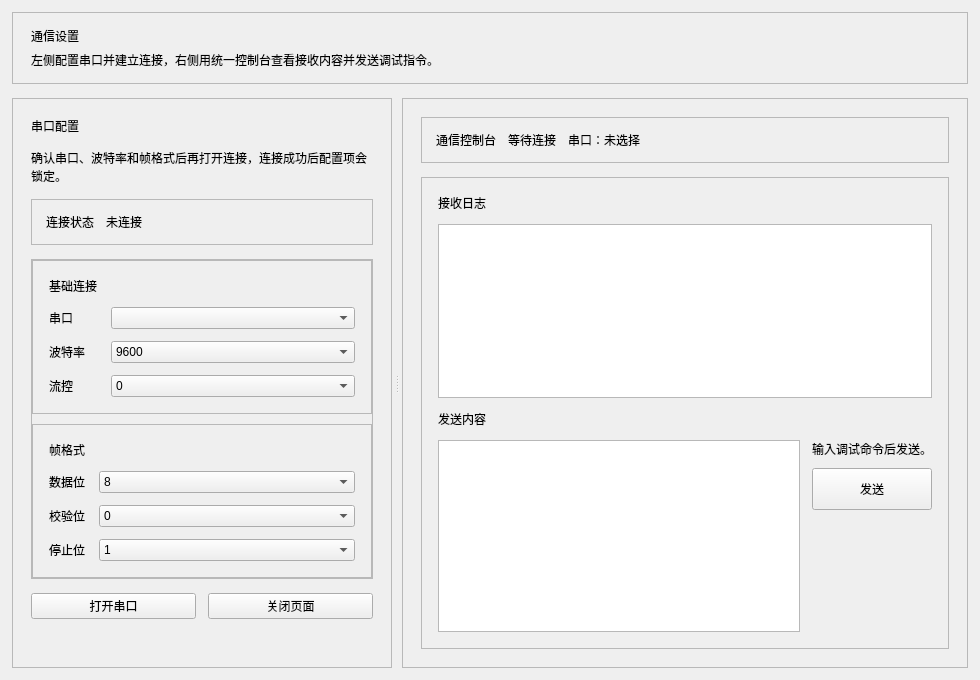
<?xml version="1.0" encoding="UTF-8"?>
<ui version="4.0">
 <class>Device_connection</class>
 <widget class="QWidget" name="Device_connection">
  <property name="geometry">
   <rect>
    <x>0</x>
    <y>0</y>
    <width>980</width>
    <height>680</height>
   </rect>
  </property>
  <property name="windowTitle">
   <string>通信设置</string>
  </property>
  <layout class="QVBoxLayout" name="verticalLayoutRoot">
   <property name="spacing">
    <number>14</number>
   </property>
   <property name="leftMargin">
    <number>12</number>
   </property>
   <property name="topMargin">
    <number>12</number>
   </property>
   <property name="rightMargin">
    <number>12</number>
   </property>
   <property name="bottomMargin">
    <number>12</number>
   </property>
   <item>
    <widget class="QFrame" name="summaryCard">
     <property name="frameShape">
      <enum>QFrame::StyledPanel</enum>
     </property>
     <layout class="QVBoxLayout" name="verticalLayoutSummary">
      <property name="spacing">
       <number>6</number>
      </property>
      <property name="leftMargin">
       <number>18</number>
      </property>
      <property name="topMargin">
       <number>14</number>
      </property>
      <property name="rightMargin">
       <number>18</number>
      </property>
      <property name="bottomMargin">
       <number>14</number>
      </property>
      <item>
       <widget class="QLabel" name="pageTitle">
        <property name="text">
         <string>通信设置</string>
        </property>
       </widget>
      </item>
      <item>
       <widget class="QLabel" name="pageSubtitle">
        <property name="text">
         <string>左侧配置串口并建立连接，右侧用统一控制台查看接收内容并发送调试指令。</string>
        </property>
        <property name="wordWrap">
         <bool>true</bool>
        </property>
       </widget>
      </item>
     </layout>
    </widget>
   </item>
   <item>
    <widget class="QSplitter" name="mainSplitter">
     <property name="orientation">
      <enum>Qt::Horizontal</enum>
     </property>
     <property name="childrenCollapsible">
      <bool>false</bool>
     </property>
     <property name="handleWidth">
      <number>10</number>
     </property>
     <widget class="QFrame" name="configCard">
      <property name="minimumSize">
       <size>
        <width>320</width>
        <height>0</height>
       </size>
      </property>
      <property name="maximumSize">
       <size>
        <width>380</width>
        <height>16777215</height>
       </size>
      </property>
      <property name="frameShape">
       <enum>QFrame::StyledPanel</enum>
      </property>
      <layout class="QVBoxLayout" name="verticalLayoutConfig">
       <property name="spacing">
        <number>14</number>
       </property>
       <property name="leftMargin">
        <number>18</number>
       </property>
       <property name="topMargin">
        <number>18</number>
       </property>
       <property name="rightMargin">
        <number>18</number>
       </property>
       <property name="bottomMargin">
        <number>18</number>
       </property>
       <item>
        <widget class="QLabel" name="configTitleLabel">
         <property name="text">
          <string>串口配置</string>
         </property>
        </widget>
       </item>
       <item>
        <widget class="QLabel" name="configHintLabel">
         <property name="text">
          <string>确认串口、波特率和帧格式后再打开连接，连接成功后配置项会锁定。</string>
         </property>
         <property name="wordWrap">
          <bool>true</bool>
         </property>
        </widget>
       </item>
       <item>
        <widget class="QFrame" name="serialStatusCard">
         <property name="frameShape">
          <enum>QFrame::StyledPanel</enum>
         </property>
         <layout class="QHBoxLayout" name="horizontalLayoutSerialStatus">
          <property name="spacing">
           <number>12</number>
          </property>
          <property name="leftMargin">
           <number>14</number>
          </property>
          <property name="topMargin">
           <number>12</number>
          </property>
          <property name="rightMargin">
           <number>14</number>
          </property>
          <property name="bottomMargin">
           <number>12</number>
          </property>
          <item>
           <widget class="QLabel" name="serialStatusTitleLabel">
            <property name="text">
             <string>连接状态</string>
            </property>
           </widget>
          </item>
          <item>
           <widget class="QLabel" name="serialStatusValueLabel">
            <property name="text">
             <string>未连接</string>
            </property>
            <property name="alignment">
             <set>Qt::AlignCenter</set>
            </property>
           </widget>
          </item>
          <item>
           <spacer name="horizontalSpacerStatus">
            <property name="orientation">
             <enum>Qt::Horizontal</enum>
            </property>
            <property name="sizeHint" stdset="0">
             <size>
              <width>40</width>
              <height>20</height>
             </size>
            </property>
           </spacer>
          </item>
         </layout>
        </widget>
       </item>
       <item>
        <widget class="QFrame" name="serialBaseCard">
         <property name="frameShape">
          <enum>QFrame::StyledPanel</enum>
         </property>
         <layout class="QVBoxLayout" name="verticalLayoutSerialBaseCard">
          <property name="spacing">
           <number>10</number>
          </property>
          <property name="leftMargin">
           <number>0</number>
          </property>
          <property name="topMargin">
           <number>0</number>
          </property>
          <property name="rightMargin">
           <number>0</number>
          </property>
          <property name="bottomMargin">
           <number>0</number>
          </property>
          <item>
           <widget class="QFrame" name="serialGroupCard">
            <property name="frameShape">
             <enum>QFrame::StyledPanel</enum>
            </property>
            <layout class="QFormLayout" name="formLayoutSerialBasicGroup">
             <property name="fieldGrowthPolicy">
              <enum>QFormLayout::AllNonFixedFieldsGrow</enum>
             </property>
             <property name="horizontalSpacing">
              <number>14</number>
             </property>
             <property name="verticalSpacing">
              <number>12</number>
             </property>
             <property name="leftMargin">
              <number>16</number>
             </property>
             <property name="topMargin">
              <number>16</number>
             </property>
             <property name="rightMargin">
              <number>16</number>
             </property>
             <property name="bottomMargin">
              <number>16</number>
             </property>
             <item row="0" column="0">
              <widget class="QLabel" name="serialGroupTitleLabel">
               <property name="text">
                <string>基础连接</string>
               </property>
              </widget>
             </item>
             <item row="1" column="0"><widget class="QLabel" name="label"><property name="text"><string>串口</string></property></widget></item>
             <item row="1" column="1"><widget class="QComboBox" name="PortBox"/></item>
             <item row="2" column="0"><widget class="QLabel" name="label_2"><property name="text"><string>波特率</string></property></widget></item>
             <item row="2" column="1"><widget class="QComboBox" name="BaudBox"><item><property name="text"><string>9600</string></property></item><item><property name="text"><string>19200</string></property></item><item><property name="text"><string>38400</string></property></item><item><property name="text"><string>57600</string></property></item><item><property name="text"><string>115200</string></property></item></widget></item>
             <item row="3" column="0"><widget class="QLabel" name="label_7"><property name="text"><string>流控</string></property></widget></item>
             <item row="3" column="1"><widget class="QComboBox" name="ControlBox"><item><property name="text"><string>0</string></property></item></widget></item>
            </layout>
           </widget>
          </item>
          <item>
           <widget class="QFrame" name="serialGroupCard_2">
            <property name="frameShape">
             <enum>QFrame::StyledPanel</enum>
            </property>
            <layout class="QFormLayout" name="formLayoutSerialFrameGroup">
             <property name="fieldGrowthPolicy">
              <enum>QFormLayout::AllNonFixedFieldsGrow</enum>
             </property>
             <property name="horizontalSpacing">
              <number>14</number>
             </property>
             <property name="verticalSpacing">
              <number>12</number>
             </property>
             <property name="leftMargin">
              <number>16</number>
             </property>
             <property name="topMargin">
              <number>16</number>
             </property>
             <property name="rightMargin">
              <number>16</number>
             </property>
             <property name="bottomMargin">
              <number>16</number>
             </property>
             <item row="0" column="0">
              <widget class="QLabel" name="serialGroupTitleLabel_2">
               <property name="text">
                <string>帧格式</string>
               </property>
              </widget>
             </item>
             <item row="1" column="0"><widget class="QLabel" name="label_3"><property name="text"><string>数据位</string></property></widget></item>
             <item row="1" column="1"><widget class="QComboBox" name="BitBox"><item><property name="text"><string>8</string></property></item></widget></item>
             <item row="2" column="0"><widget class="QLabel" name="label_4"><property name="text"><string>校验位</string></property></widget></item>
             <item row="2" column="1"><widget class="QComboBox" name="ParityBox"><item><property name="text"><string>0</string></property></item></widget></item>
             <item row="3" column="0"><widget class="QLabel" name="label_6"><property name="text"><string>停止位</string></property></widget></item>
             <item row="3" column="1"><widget class="QComboBox" name="StopBox"><item><property name="text"><string>1</string></property></item></widget></item>
            </layout>
           </widget>
          </item>
         </layout>
        </widget>
       </item>
       <item>
        <layout class="QHBoxLayout" name="horizontalLayoutConfigActions">
         <property name="spacing">
          <number>12</number>
         </property>
         <item>
          <widget class="QPushButton" name="OpenSerialButton">
           <property name="text">
            <string>打开串口</string>
           </property>
          </widget>
         </item>
         <item>
          <widget class="QPushButton" name="BackButton">
           <property name="text">
            <string>关闭页面</string>
           </property>
          </widget>
         </item>
        </layout>
       </item>
       <item>
        <spacer name="verticalSpacerConfig">
         <property name="orientation">
          <enum>Qt::Vertical</enum>
         </property>
         <property name="sizeHint" stdset="0">
          <size>
           <width>20</width>
           <height>40</height>
          </size>
         </property>
        </spacer>
       </item>
      </layout>
     </widget>
     <widget class="QFrame" name="monitorCard">
      <property name="frameShape">
       <enum>QFrame::StyledPanel</enum>
      </property>
      <layout class="QVBoxLayout" name="verticalLayoutMonitor">
       <property name="spacing">
        <number>14</number>
       </property>
       <property name="leftMargin">
        <number>18</number>
       </property>
       <property name="topMargin">
        <number>18</number>
       </property>
       <property name="rightMargin">
        <number>18</number>
       </property>
       <property name="bottomMargin">
        <number>18</number>
       </property>
       <item>
        <widget class="QFrame" name="monitorHeaderCard">
         <property name="frameShape">
          <enum>QFrame::StyledPanel</enum>
         </property>
         <layout class="QHBoxLayout" name="horizontalLayoutMonitorHeader">
          <property name="spacing">
           <number>12</number>
          </property>
          <property name="leftMargin">
           <number>14</number>
          </property>
          <property name="topMargin">
           <number>12</number>
          </property>
          <property name="rightMargin">
           <number>14</number>
          </property>
          <property name="bottomMargin">
           <number>12</number>
          </property>
          <item>
           <widget class="QLabel" name="monitorTitleLabel">
            <property name="text">
             <string>通信控制台</string>
            </property>
           </widget>
          </item>
          <item>
           <widget class="QLabel" name="monitorStatusValueLabel">
            <property name="text">
             <string>等待连接</string>
            </property>
            <property name="alignment">
             <set>Qt::AlignCenter</set>
            </property>
           </widget>
          </item>
          <item>
           <widget class="QLabel" name="monitorPortLabel">
            <property name="text">
             <string>串口：未选择</string>
            </property>
           </widget>
          </item>
          <item>
           <spacer name="horizontalSpacerMonitorHeader">
            <property name="orientation">
             <enum>Qt::Horizontal</enum>
            </property>
            <property name="sizeHint" stdset="0">
             <size>
              <width>40</width>
              <height>20</height>
             </size>
            </property>
           </spacer>
          </item>
         </layout>
        </widget>
       </item>
       <item>
        <widget class="QFrame" name="consoleCard">
         <property name="frameShape">
          <enum>QFrame::StyledPanel</enum>
         </property>
         <layout class="QVBoxLayout" name="verticalLayoutConsoleCard">
          <property name="spacing">
           <number>12</number>
          </property>
          <property name="leftMargin">
           <number>16</number>
          </property>
          <property name="topMargin">
           <number>16</number>
          </property>
          <property name="rightMargin">
           <number>16</number>
          </property>
          <property name="bottomMargin">
           <number>16</number>
          </property>
          <item>
           <widget class="QLabel" name="logTitleLabel">
            <property name="text">
             <string>接收日志</string>
            </property>
           </widget>
          </item>
          <item>
           <widget class="QTextEdit" name="textEdit">
            <property name="readOnly">
             <bool>true</bool>
            </property>
           </widget>
          </item>
          <item>
           <widget class="QLabel" name="sendTitleLabel">
            <property name="text">
             <string>发送内容</string>
            </property>
           </widget>
          </item>
          <item>
           <layout class="QHBoxLayout" name="horizontalLayoutComposer">
            <property name="spacing">
             <number>12</number>
            </property>
            <item>
             <widget class="QTextEdit" name="textEdit_2">
              <property name="minimumSize">
               <size>
                <width>0</width>
                <height>88</height>
               </size>
              </property>
             </widget>
            </item>
            <item>
             <layout class="QVBoxLayout" name="verticalLayoutSendActions">
              <property name="spacing">
               <number>10</number>
              </property>
              <item>
               <widget class="QLabel" name="sendHintLabel">
                <property name="text">
                 <string>输入调试命令后发送。</string>
                </property>
                <property name="wordWrap">
                 <bool>true</bool>
                </property>
               </widget>
              </item>
              <item>
               <widget class="QPushButton" name="SendButton">
                <property name="minimumSize">
                 <size>
                  <width>120</width>
                  <height>42</height>
                 </size>
                </property>
                <property name="text">
                 <string>发送</string>
                </property>
               </widget>
              </item>
              <item>
               <spacer name="verticalSpacerSend">
                <property name="orientation">
                 <enum>Qt::Vertical</enum>
                </property>
                <property name="sizeHint" stdset="0">
                 <size>
                  <width>20</width>
                  <height>40</height>
                 </size>
                </property>
               </spacer>
              </item>
             </layout>
            </item>
           </layout>
          </item>
         </layout>
        </widget>
       </item>
      </layout>
     </widget>
    </widget>
   </item>
  </layout>
 </widget>
 <resources/>
 <connections/>
</ui>
